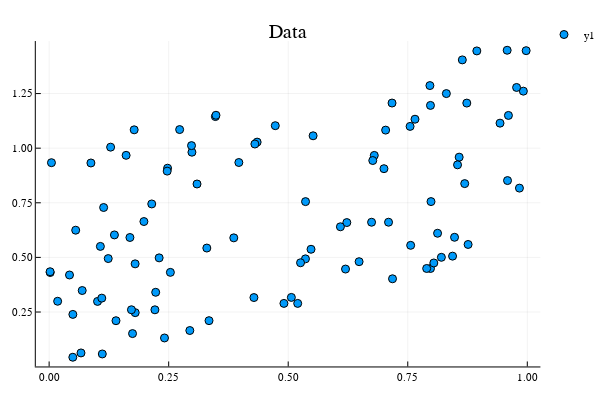

The cell this chart's notebook holds for it:
### Markdown cell above
We visualize the data we just created.

### Code cell
scatter(X, Y, title = "Data")

### Figure 1 — Plotly figure (JSON) as saved in the notebook; plotly's stock layout.template omitted (floating-point values rounded to 4 significant figures)
{"data": [{"colorbar": {"title": ""}, "legendgroup": "y1", "marker": {"color": "rgba(0, 154, 250, 1.000)", "line": {"color": "rgba(0, 0, 0, 1.000)", "width": 1}, "size": 8, "symbol": "circle"}, "mode": "markers", "name": "y1", "showlegend": true, "type": "scatter", "x": [0.8691, 0.8944, 0.3968, 0.18, 0.2477, 0.8437, 0.536, 0.7549, 0.8762, 0.161, 0.1744, 0.7963, 0.2212, 0.004881, 0.9976, 0.8641, 0.435, 0.2986, 0.2301, 0.5066, 0.9605, 0.2536, 0.5258, 0.3477, 0.9579, 0.7181, 0.05557, 0.8575, 0.9586, 0.7975, 0.9429, 0.1072, 0.8307, 0.1722, 0.68, 0.9917, 0.9836, 0.1366, 0.2729, 0.06919, 0.04963, 0.7651, 0.114, 0.1799, 0.1012, 0.2146, 0.2978, 0.08737, 0.002288, 0.1112, 0.552, 0.1779, 0.7561, 0.7986, 0.8541, 0.8203, 0.9776, 0.06664, 0.6198, 0.4283, 0.7002, 0.6743, 0.2413, 0.1101, 0.6768, 0.002007, 0.2469, 0.7171, 0.3298, 0.491, 0.3862, 0.5362, 0.04954, 0.7895, 0.7975, 0.5477, 0.8478, 0.6226, 0.1982, 0.2229, 0.8045, 0.7037, 0.01782, 0.8124, 0.1398, 0.7098, 0.473, 0.6092, 0.4303, 0.8735, 0.04261, 0.1236, 0.1286, 0.6483, 0.3489, 0.5198, 0.169, 0.3093, 0.2942, 0.3344], "xaxis": "x1", "y": [0.8377, 1.445, 0.9344, 0.2471, 0.9084, 0.5058, 0.4933, 1.1, 0.5593, 0.9672, 0.1513, 1.287, 0.2602, 0.9336, 1.446, 1.404, 1.028, 0.9816, 0.4979, 0.3169, 1.15, 0.4316, 0.4755, 1.145, 1.448, 0.4022, 0.6246, 0.959, 0.8517, 0.4492, 1.115, 0.5504, 1.25, 0.2603, 0.9669, 1.261, 0.8172, 0.603, 1.085, 0.3484, 0.2391, 1.133, 0.7284, 0.4705, 0.2986, 0.7447, 1.012, 0.9323, 0.4308, 0.05807, 1.057, 1.084, 0.5553, 0.7555, 0.9237, 0.5004, 1.278, 0.06279, 0.4467, 0.3162, 0.9061, 0.661, 0.1313, 0.3136, 0.9434, 0.4345, 0.895, 1.207, 0.5428, 0.2895, 0.5895, 0.7554, 0.04299, 0.4493, 1.196, 0.5372, 0.5921, 0.6595, 0.6642, 0.3404, 0.4746, 1.083, 0.2993, 0.6105, 0.2103, 0.6612, 1.103, 0.6402, 1.019, 1.206, 0.4195, 0.4946, 1.005, 0.4804, 1.151, 0.2895, 0.5912, 0.836, 0.1653, 0.2106], "yaxis": "y1", "zmax": null, "zmin": null}], "layout": {"annotations": [{"font": {"color": "rgba(0, 0, 0, 1.000)", "family": "sans-serif", "size": 20}, "rotation": 0, "showarrow": false, "text": "Data", "x": 0.5296, "xanchor": "center", "xref": "paper", "y": 1, "yanchor": "top", "yref": "paper"}], "height": 400, "legend": {"bgcolor": "rgba(255, 255, 255, 1.000)", "bordercolor": "rgba(0, 0, 0, 1.000)", "font": {"color": "rgba(0, 0, 0, 1.000)", "family": "sans-serif", "size": 11}, "tracegroupgap": 0, "x": 1, "y": 1}, "margin": {"b": 20, "l": 0, "r": 0, "t": 20}, "paper_bgcolor": "rgba(255, 255, 255, 1.000)", "plot_bgcolor": "rgba(255, 255, 255, 1.000)", "showlegend": true, "width": 600, "xaxis": {"anchor": "y1", "domain": [0.06582, 0.9934], "gridcolor": "rgba(0, 0, 0, 0.100)", "gridwidth": 0.5, "linecolor": "rgba(0, 0, 0, 1.000)", "mirror": false, "range": [-0.02786, 1.027], "showgrid": true, "showline": true, "showticklabels": true, "tickangle": 0, "tickcolor": "rgb(0, 0, 0)", "tickfont": {"color": "rgba(0, 0, 0, 1.000)", "family": "sans-serif", "size": 11}, "tickmode": "array", "ticks": "inside", "ticktext": ["0.00", "0.25", "0.50", "0.75", "1.00"], "tickvals": [0, 0.25, 0.5, 0.75, 1], "title": "", "titlefont": {"color": "rgba(0, 0, 0, 1.000)", "family": "sans-serif", "size": 15}, "type": "-", "visible": true, "zeroline": false, "zerolinecolor": "rgba(0, 0, 0, 1.000)"}, "yaxis": {"anchor": "x1", "domain": [0.03762, 0.9415], "gridcolor": "rgba(0, 0, 0, 0.100)", "gridwidth": 0.5, "linecolor": "rgba(0, 0, 0, 1.000)", "mirror": false, "range": [0.0008345, 1.49], "showgrid": true, "showline": true, "showticklabels": true, "tickangle": 0, "tickcolor": "rgb(0, 0, 0)", "tickfont": {"color": "rgba(0, 0, 0, 1.000)", "family": "sans-serif", "size": 11}, "tickmode": "array", "ticks": "inside", "ticktext": ["0.25", "0.50", "0.75", "1.00", "1.25"], "tickvals": [0.25, 0.5, 0.75, 1, 1.25], "title": "", "titlefont": {"color": "rgba(0, 0, 0, 1.000)", "family": "sans-serif", "size": 15}, "type": "-", "visible": true, "zeroline": false, "zerolinecolor": "rgba(0, 0, 0, 1.000)"}}}
